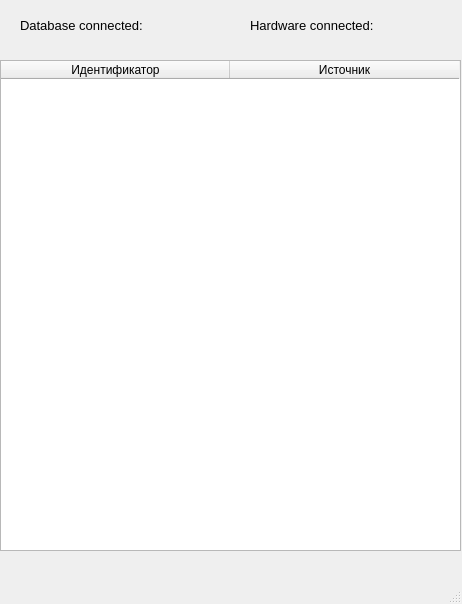
<?xml version="1.0" encoding="UTF-8"?>
<ui version="4.0">
 <class>MainWindow</class>
 <widget class="QMainWindow" name="MainWindow">
  <property name="geometry">
   <rect>
    <x>0</x>
    <y>0</y>
    <width>462</width>
    <height>604</height>
   </rect>
  </property>
  <property name="windowTitle">
   <string>MainWindow</string>
  </property>
  <widget class="QWidget" name="centralwidget">
   <widget class="QLabel" name="lbl_dbConnected_name">
    <property name="geometry">
     <rect>
      <x>20</x>
      <y>10</y>
      <width>161</width>
      <height>31</height>
     </rect>
    </property>
    <property name="font">
     <font>
      <pointsize>10</pointsize>
     </font>
    </property>
    <property name="text">
     <string>Database connected:</string>
    </property>
   </widget>
   <widget class="QLabel" name="lbl_hardwareConnected_name">
    <property name="geometry">
     <rect>
      <x>250</x>
      <y>10</y>
      <width>161</width>
      <height>31</height>
     </rect>
    </property>
    <property name="font">
     <font>
      <pointsize>10</pointsize>
     </font>
    </property>
    <property name="text">
     <string>Hardware connected:</string>
    </property>
   </widget>
   <widget class="QLabel" name="lbl_dbConnected_value">
    <property name="geometry">
     <rect>
      <x>180</x>
      <y>10</y>
      <width>61</width>
      <height>31</height>
     </rect>
    </property>
    <property name="font">
     <font>
      <pointsize>10</pointsize>
     </font>
    </property>
    <property name="text">
     <string/>
    </property>
   </widget>
   <widget class="QLabel" name="lbl_hardwareConnected_value">
    <property name="geometry">
     <rect>
      <x>410</x>
      <y>10</y>
      <width>41</width>
      <height>31</height>
     </rect>
    </property>
    <property name="font">
     <font>
      <pointsize>10</pointsize>
     </font>
    </property>
    <property name="text">
     <string/>
    </property>
   </widget>
   <widget class="QTableWidget" name="tbl_loadQueue">
    <property name="geometry">
     <rect>
      <x>0</x>
      <y>60</y>
      <width>461</width>
      <height>491</height>
     </rect>
    </property>
    <attribute name="horizontalHeaderDefaultSectionSize">
     <number>229</number>
    </attribute>
    <attribute name="verticalHeaderVisible">
     <bool>false</bool>
    </attribute>
    <column>
     <property name="text">
      <string>Идентификатор</string>
     </property>
    </column>
    <column>
     <property name="text">
      <string>Источник</string>
     </property>
    </column>
   </widget>
  </widget>
  <widget class="QMenuBar" name="menubar">
   <property name="geometry">
    <rect>
     <x>0</x>
     <y>0</y>
     <width>462</width>
     <height>26</height>
    </rect>
   </property>
  </widget>
  <widget class="QStatusBar" name="statusbar"/>
 </widget>
 <resources/>
 <connections/>
</ui>
